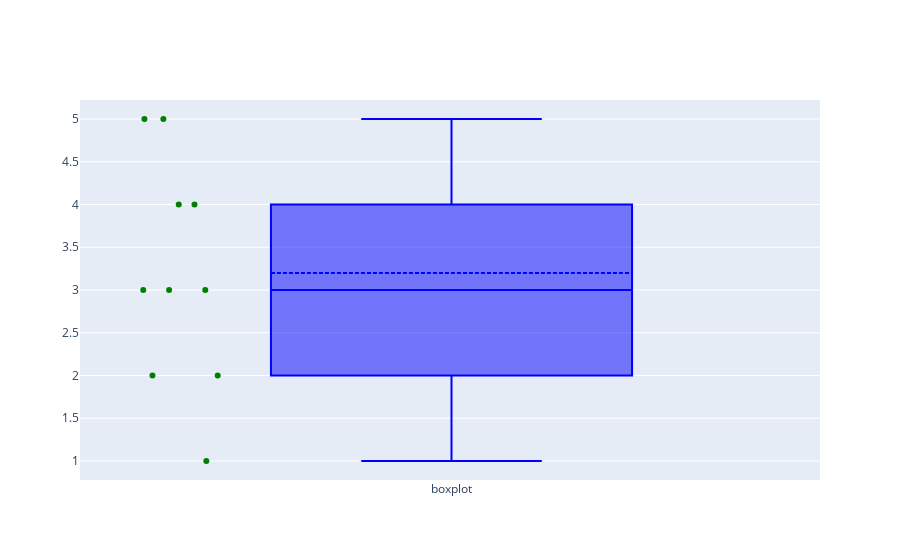

The cell this chart's notebook holds for it:
### Markdown cell above
## 箱线图

箱线图能够有效地反映数据的中位数、分位数范围、异常值等统计信息，有助于观察数据的分布和离群值情况。`go.Box` 是 Plotly 中用于创建箱线图（Box plot）的类。以下是一些常用的参数：

- `y`: 用于指定数据点在 y 轴上的坐标，表示待绘制箱线图的数据，可以是单个值、列表或数组。
- `boxpoints`: 控制箱线图上显示的数据点，可以是 'all'（所有数据点）、'outliers'（离群值）、'all' + 'outliers' 等。不设置该参数时，则不显示具体的点位。
- `name`: 为 trace 指定一个名称，用于图例等。
- `boxmean`: 设置是否在箱体内显示均值线。
- `marker`: 一个字典，包含有关具体点的属性，例如颜色、透明度等。
- `line`: 一个字典，包含有关中位线和边缘线的属性，例如颜色、宽度等，也控制了箱体颜色。


例：对给定的一组连续数据作箱线图，展示所有数据点为散点，显示均值线，数据点颜色为绿色，异常值颜色为红色，并使用蓝色线条描绘。

### Code cell
data = [1, 2, 2, 3, 3, 3, 4, 4, 5, 5]

trace = go.Box(
    y=data,
    boxpoints='all',
    boxmean=True,
    name='boxplot',
    marker=dict(
        color='green',
        outliercolor='red'
    ),
    line=dict(
        color='blue'
    )
)

fig = go.Figure()
fig.add_trace(trace)
fig.show()

### Figure 1 — Plotly figure (JSON) as saved in the notebook; plotly's stock layout.template omitted (floating-point values rounded to 4 significant figures)
{"data": [{"boxmean": true, "boxpoints": "all", "line": {"color": "blue"}, "marker": {"color": "green", "outliercolor": "red"}, "name": "boxplot", "type": "box", "y": [1, 2, 2, 3, 3, 3, 4, 4, 5, 5]}], "layout": {}}
